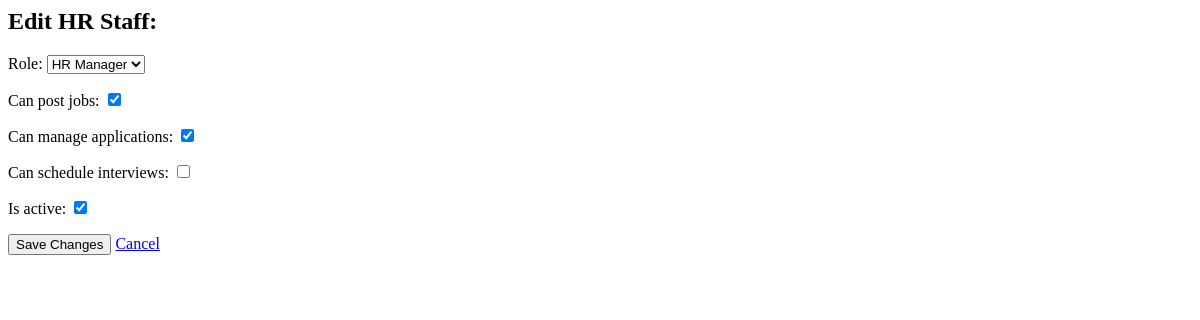
Page /organizations/hr/manage/1/ (signed in) on the earlier database version.
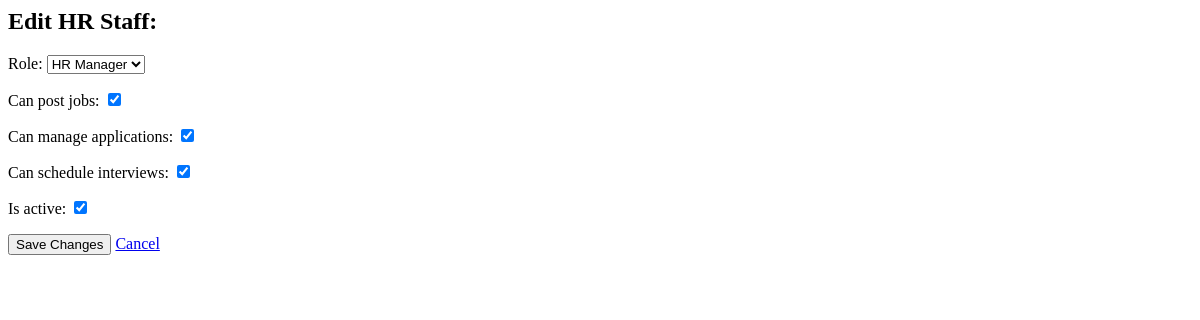
Same page on the later database version.
### organizations/models.py (models this page shows, shortened)
class OrganizationHR(models.Model):
    HR_ROLES = [
        ('RECRUITER', 'Recruiter'),
        ('MANAGER', 'HR Manager'),
        ('ADMIN', 'HR Admin'),
    ]
    user = models.ForeignKey(User, on_delete=models.CASCADE, related_name='hr_roles')
    organization = models.ForeignKey(Organization, on_delete=models.CASCADE, related_name='hr_members')
    role = models.CharField(max_length=20, choices=HR_ROLES, default='RECRUITER')
    is_active = models.BooleanField(default=True)
    added_by = models.ForeignKey(User, on_delete=models.SET_NULL, null=True, related_name='added_hrs')
    added_at = models.DateTimeField(auto_now_add=True)
    can_post_jobs = models.BooleanField(default=False)
    can_manage_applications = models.BooleanField(default=False)
    can_schedule_interviews = models.BooleanField(default=False)
    class Meta:
        unique_together = ('user', 'organization')

### organizations/views.py (the view)
# urls.py: path('hr/manage/', views.manage_hr_staff, name='manage_hr_staff'),
@login_required
def manage_hr_staff(request, hr_id=None):
    organization = get_object_or_404(Organization, user=request.user)
    if hr_id:
        hr = get_object_or_404(OrganizationHR, id=hr_id, organization=organization)
        if request.method == 'POST':
            if 'toggle_active' in request.POST:
                hr.is_active = not hr.is_active
                hr.save()
                return redirect('manage_hr_staff')
            else:
                form = EditHRForm(request.POST, instance=hr)  # Use EditHRForm here
                if form.is_valid():
                    form.save()
                    return redirect('manage_hr_staff')
        else:
            form = EditHRForm(instance=hr)  # Use EditHRForm here
        return render(request, 'organizations/edit_hr.html', {
            'form': form,
            'hr': hr,
            'organization': organization
        })
    hr_staff = OrganizationHR.objects.filter(organization=organization)
    return render(request, 'organizations/manage_hr.html', {
        'hr_staff': hr_staff,
        'organization': organization
    })

### organizations/forms.py
class EditHRForm(forms.ModelForm):  # New form for editing
    class Meta:
        model = OrganizationHR
        fields = ['role', 'can_post_jobs', 'can_manage_applications', 'can_schedule_interviews', 'is_active']

### organizations/templates/organizations/edit_hr.html (shortened to what this page needs)
<h2>Edit HR Staff: {{ hr.user.get_full_name }}</h2>
<form method="post">
    {{ form.as_p }}
    <button type="submit" name="update_permissions" class="btn btn-primary">Save Changes</button>
    <a href="{% url 'manage_hr_staff' %}" class="btn btn-secondary">Cancel</a>
</form>

Differences in the rows shown:
changed OrganizationHR "HR Manager": can_schedule_interviews "☐" → "☑"
